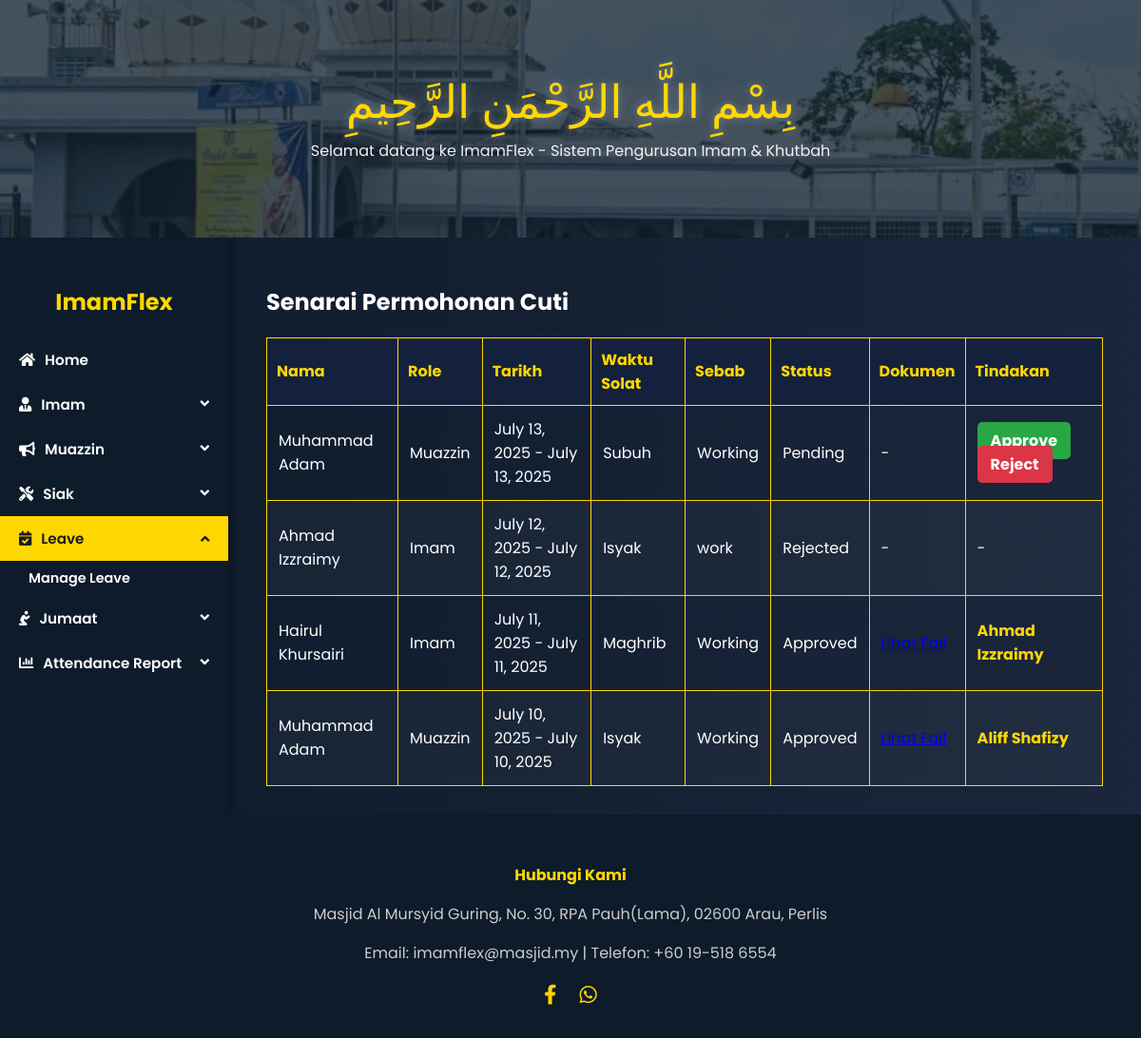
Screenshot of /dashboard/leave/ with the database file from the repository.
### ImamFlex/models.py (models this page shows, shortened)
class LeaveRequest(models.Model):
    request_id = models.AutoField(primary_key=True)
    role_type = models.CharField(max_length=20, choices=ROLE_CHOICES)
    role_id = models.CharField(max_length=10)
    start_date = models.DateField()
    end_date = models.DateField()
    reason = models.TextField()
    approval_status = models.CharField(max_length=20, choices=APPROVAL_CHOICES, default='Pending')
    supporting_document = models.FileField(upload_to='leave_docs/', null=True, blank=True)
    prayer_time = models.CharField(max_length=20, null=True, blank=True)

class MosqueStaff(models.Model):
    name = models.CharField(max_length=100)
    ic_number = models.CharField(max_length=12, unique=True)
    contact_number = models.CharField(max_length=15)
    address = models.TextField(blank=True, null=True)
    availability = models.BooleanField(default=True)
    email = models.EmailField(blank=True, null=True)
    profile_picture = models.ImageField(upload_to='profile_pics/', null=True, blank=True)
    class Meta:
        abstract = True

class Muazzin(MosqueStaff):
    muazzin_id = models.CharField(max_length=10, primary_key=True)
    password = models.CharField(max_length=20)

class Imam(MosqueStaff):
    imam_id = models.CharField(max_length=10, primary_key=True)
    password = models.CharField(max_length=20)
    is_admin = models.BooleanField(default=False)

### ImamFlex/views.py (the view)
# urls.py: path('dashboard/leave/', views.admin_leave_list, name='admin_leave_list'),
def admin_leave_list(request):
    leaves = LeaveRequest.objects.all().order_by('-start_date')
    for leave in leaves:
        model = {'Imam': Imam, 'Muazzin': Muazzin, 'Siak': Siak}.get(leave.role_type)
        if model:
            staff = model.objects.filter(pk=leave.role_id).first()
            leave.staff_name = staff.name if staff else 'Tidak Dikenali'
        else:
            leave.staff_name = 'Tidak Dikenali'
        replacement_assigned = DutySchedule.objects.filter(
    role_type=leave.role_type,
    role_id=leave.role_id,
    date__range=[leave.start_date, leave.end_date],
    prayer_time=leave.prayer_time
).exclude(replacement_role_id__isnull=True).exists()
        leave.replacement_assigned = replacement_assigned
        if replacement_assigned:
            replacement = DutySchedule.objects.filter(
    role_type=leave.role_type,
    role_id=leave.role_id,
    date__range=[leave.start_date, leave.end_date],
    prayer_time=leave.prayer_time
).exclude(replacement_role_id__isnull=True).first()
            replacement_model = {'Imam': Imam, 'Muazzin': Muazzin, 'Siak': Siak}.get(leave.role_type)
            if replacement_model:
                rep_staff = replacement_model.objects.filter(pk=replacement.replacement_role_id).first()
                leave.replacement_name = rep_staff.name if rep_staff else 'Tidak Dikenali'
            else:
                leave.replacement_name = 'Tidak Dikenali'
        else:
            leave.replacement_name = None
    context = {'leaves': leaves}
    return render(request, 'admin/adminLeave.html', context)

### ImamFlex/templates/admin/adminLeave.html (shortened to what this page needs)
{% load static %}
<!DOCTYPE html>
<html lang="en">
<head>
  <link rel="stylesheet" href="https://cdnjs.cloudflare.com/ajax/libs/font-awesome/5.15.4/css/all.min.css">
  <link rel="stylesheet" href="{% static 'css/ImamFlex.css' %}">
</head>
<body>
<div class="header-img">
  <div>
    <div class="bismillah">بِسْمِ اللَّهِ الرَّحْمَنِ الرَّحِيمِ</div>
    <div class="tagline">Selamat datang ke ImamFlex - Sistem Pengurusan Imam & Khutbah</div>
  </div>
</div>
<div class="main-wrapper">
  <div class="sidebar">
    <h2>ImamFlex</h2>
    <a href="{% url 'adminDash' %}" class="active"><i class="fas fa-home"></i> Home</a>
    <button class="dropdown-btn"><i class="fas fa-user-tie"></i> Imam</button>
    <button class="dropdown-btn"><i class="fas fa-bullhorn"></i> Muazzin</button>
    <button class="dropdown-btn"><i class="fas fa-tools"></i> Siak</button>
    <button class="dropdown-btn active"><i class="fas fa-calendar-check"></i> Leave</button>
    <div class="dropdown-container" style="display:flex;">
      <a href="{% url 'admin_leave_list' %}">Manage Leave</a>
    </div>
    <button class="dropdown-btn"><i class="fas fa-pray"></i> Jumaat</button>
    <button class="dropdown-btn"><i class="fas fa-chart-bar"></i> Attendance Report</button>
  </div>
  <div class="content">
    <h2>Senarai Permohonan Cuti</h2>
    <table>
      <thead>
        <tr>
          <th>Nama</th>
          <th>Role</th>
          <th>Tarikh</th>
          <th>Waktu Solat</th>
          <th>Sebab</th>
          <th>Status</th>
          <th>Dokumen</th>
          <th>Tindakan</th>
        </tr>
      </thead>
      <tbody>
        {% for leave in leaves %}
        <tr>
          <td>{{ leave.staff_name }}</td>
          <td>{{ leave.role_type }}</td>
          <td>{{ leave.start_date }} - {{ leave.end_date }}</td>
          <td>{{ leave.prayer_time }}</td>
          <td>{{ leave.reason }}</td>
          <td>{{ leave.approval_status }}</td>
          <td>
            {% if leave.supporting_document %}
              <a href="{{ leave.supporting_document.url }}" target="_blank">Lihat Fail</a>
            {% else %}-{% endif %}
          </td>
          <td>
            {% if leave.approval_status == 'Pending' %}
              <a href="{% url 'approve_leave' leave.request_id %}" class="btn-action btn-approve">Approve</a>
              <a href="{% url 'reject_leave' leave.request_id %}" class="btn-action btn-reject">Reject</a>
            {% elif leave.approval_status == 'Approved' %}
              {% if leave.replacement_assigned %}
                <span style="color:gold; font-weight:bold;">{{ leave.replacement_name }}</span>
              {% else %}
                <a href="{% url 'assign_replacement' leave.request_id %}" class="btn-action btn-replace">Cari Pengganti</a>
              {% endif %}
            {% else %}
              -
            {% endif %}
          </td>
        </tr>
        {% empty %}
        <tr><td colspan="7">Tiada permohonan cuti.</td></tr>
        {% endfor %}
      </tbody>
    </table>
  </div>
</div>
<div class="footer">
  <h4>Hubungi Kami</h4>
  <p>Masjid Al Mursyid Guring, No. 30, RPA Pauh(Lama), 02600 Arau, Perlis</p>
  <p>Email: imamflex@masjid.my | Telefon: +60 19-518 6554</p>
  <div class="social-icons">
    <a href="https://www.facebook.com/profile.php?id=100069456158805"><i class="fab fa-facebook-f"></i></a>
    <a href="#"><i class="fab fa-whatsapp"></i></a>
  </div>
</div>
</body>
</html>

### ImamFlex/static/css/imamFlex.css (style rules this page uses)
body { margin: 0; font-family: 'Poppins', sans-serif; background: linear-gradient(to right, #0d1b2a, #1b263b); color: white; display: flex; flex-direction: column; min-height: 100vh; }
.header-img { height: 250px; background: url('../masjid.jpeg') no-repeat center/cover; position: relative; display: flex; align-items: center; justify-content: center; }
.header-img::before { content: ""; position: absolute; inset: 0; background: rgba(13, 27, 42, 0.75); }
.bismillah { font-family: 'Scheherazade', serif; font-size: 3rem; color: gold; text-align: center; text-shadow: 0 0 10px rgba(255,255,255,0.3); }
.tagline { color: #f1f1f1; font-size: 1rem; text-align: center; margin-top: 10px; }
.bismillah, .tagline { position: relative; z-index: 2; text-align: center; }
table { width: 100%; border-collapse: collapse; margin-top: 15px; color: white; }
table th, td { border: 1px solid gold; padding: 10px; text-align: left; }
.footer { background: #0d1b2a; padding: 30px 20px; text-align: center; color: #ccc; margin-top: auto; }
.footer h4 { color: gold; margin-bottom: 10px; }
.social-icons a { color: gold; margin: 0 10px; font-size: 1.3rem; }

### rows the page displays
LeaveRequest: staff_name "Muhammad Adam", role_type "Muazzin", start_date "July 13, 2025", end_date "July 13, 2025", prayer_time "Subuh", reason "Working", approval_status "Pending", shows "Approve"
LeaveRequest: staff_name "Ahmad Izzraimy", role_type "Imam", start_date "July 12, 2025", end_date "July 12, 2025", prayer_time "Isyak", reason "work", approval_status "Rejected"
LeaveRequest: staff_name "Hairul Khursairi", role_type "Imam", start_date "July 11, 2025", end_date "July 11, 2025", prayer_time "Maghrib", reason "Working", approval_status "Approved", replacement_name "Ahmad Izzraimy"
LeaveRequest: staff_name "Muhammad Adam", role_type "Muazzin", start_date "July 10, 2025", end_date "July 10, 2025", prayer_time "Isyak", reason "Working", approval_status "Approved", replacement_name "Aliff Shafizy"
